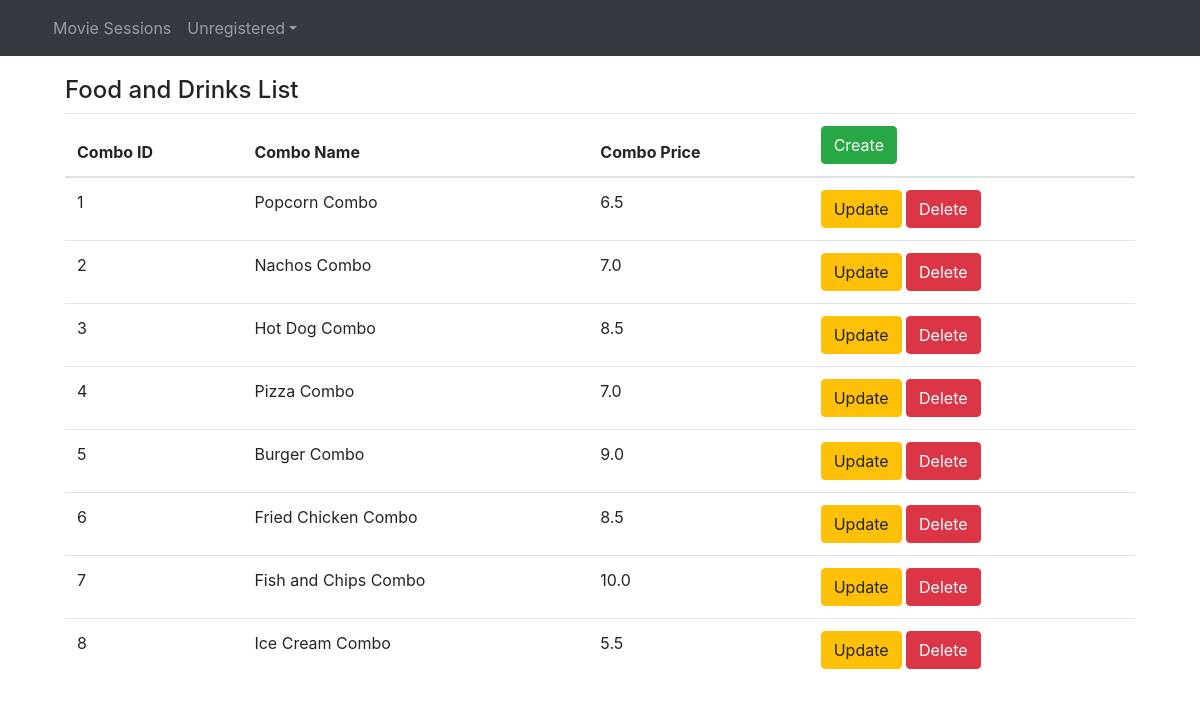
Screenshot of /food_and_drinks_list/ with the database file from the repository.
### main/models.py (models this page shows, shortened)
class FoodAndDrinks(models.Model):
    combo_id = models.AutoField(primary_key=True)
    combo_name = models.CharField(max_length=50, default="Popcorn and Coke")
    combo_price = models.FloatField(max_length=20, default=10)

### manager/views.py (the view)
# urls.py: path('food_and_drinks_list/', views.food_and_drinks_list, name='food_and_drinks_list'),
def food_and_drinks_list(request):
    food_and_drinks = FoodAndDrinks.objects.all()
    return render(request, 'food_and_drinks_list.html', {'food_and_drinks': food_and_drinks})

### manager/context_processors.py (called while the page is built)
def view_username(request):
    if request.user.is_authenticated:
        username = request.user.username
    else:
        username = "Unregistered"
    return {'current_user': username}

### manager/templates/food_and_drinks_list.html
{% extends "base.html" %}
{% block content %}
<div class="card-body">
    <h4>Food and Drinks List</h4>
    <table class="table">
        <thead>
            <tr>
				<th scope="col">Combo ID</th>
                <th scope="col">Combo Name</th>
                <th scope="col">Combo Price</th>
                <th scope="col"><a type="button" class="btn btn-success" href="{%url 'food_and_drinks_create' %}">Create</a></th>
            </tr>
        </thead>
        <tbody>
            {% for food_and_drink in food_and_drinks %}
            <tr>
                <td>{{ food_and_drink.combo_id }}</td>
                <td>{{ food_and_drink.combo_name }}</td>
                <td>{{ food_and_drink.combo_price }}</td>
                <td><a type="button" class="btn btn-warning" href="/food_and_drinks_update/{{ food_and_drink.combo_id }}">Update</a>
                    <a type="button" class="btn btn-danger" href="/food_and_drinks_delete/{{ food_and_drink.combo_id }}">Delete</a>
                </td>
            </tr>
            {% endfor %}
        </tbody>
    </table>
</div>
{% endblock %}

### rows the page displays
FoodAndDrinks: combo_id "1", combo_name "Popcorn Combo", combo_price "6.5"
FoodAndDrinks: combo_id "2", combo_name "Nachos Combo", combo_price "7.0"
FoodAndDrinks: combo_id "3", combo_name "Hot Dog Combo", combo_price "8.5"
FoodAndDrinks: combo_id "4", combo_name "Pizza Combo", combo_price "7.0"
FoodAndDrinks: combo_id "5", combo_name "Burger Combo", combo_price "9.0"
FoodAndDrinks: combo_id "6", combo_name "Fried Chicken Combo", combo_price "8.5"
FoodAndDrinks: combo_id "7", combo_name "Fish and Chips Combo", combo_price "10.0"
FoodAndDrinks: combo_id "8", combo_name "Ice Cream Combo", combo_price "5.5"

### other values shown
{{ current_user }} "Unregistered"
